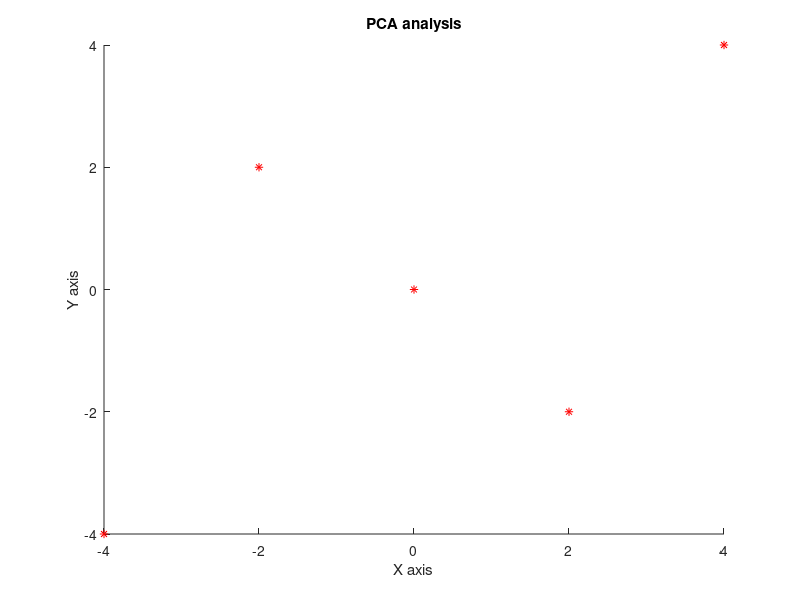

Reproduce this figure in MATLAB. (Note: this script raises an error after producing the figure.)
data = [-2, 2; -4, -4; 4, 4; 2, -2; 0, 0];

%% 
scatter(data(:,1),data(:,2),'r','*')
ylabel('Y axis')
xlabel('X axis')
title('PCA analysis')
xline(0,'k')
yline(0,'k')
xlim([-5 5])
ylim([-5 5])

grid on
%% 

C =cov(data)

[V,D] = eig(C)

%sort(D, 'descend')

[d,ind] =sort(diag(D))

Ds = D(ind,ind)

Vs = V(:,ind)

%% 

%Use a scatterplot to verify the rotation of the original data.

dataRotated = data*Vs
hold on 
grid on
scatter(dataRotated(:,1),dataRotated(:,2),'b','o')

%% 
%Verify your work further by checking that the trace of the 
%covariance of the rotated data is the same as that
%of the covariance of the original data.

data_Rot_trace = trace(cov(dataRotated))
traceC=trace(C)


